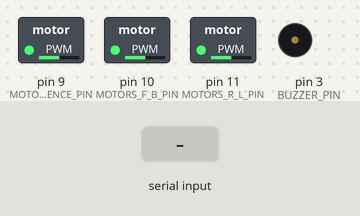
Bench run of a sketch on a simulated Arduino Uno, built with avr-gcc and run on an emulated ATmega328P. Shown: switched loads named in the sketch (green lamp = pin HIGH), buzzer (waves = sounding, pin HIGH). The test bench sets the inputs (shaded band).

Above: at 1.2 s.
1.3 s: "F\n" received over Serial
At 2.5 s:
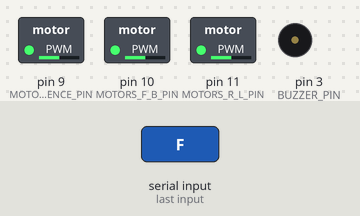
2.8 s: "R\n" received over Serial
At 3.3 s:
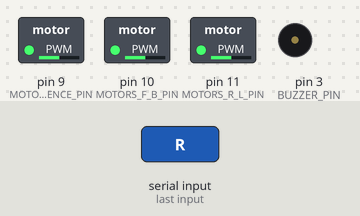
4.3 s: "L\n" received over Serial
At 5.7 s:
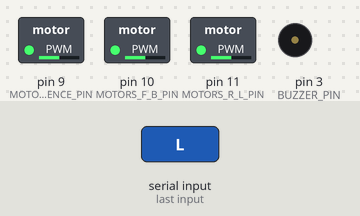
Timing chart, 0 to 7.3 s (numbered marks = the images above; inputs shaded):
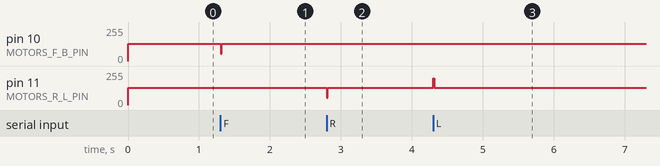

The sketch:

wheelchair.ino
```cpp
#include "Wheelchair.h"
#include "MAX30100_PulseOximeter.h"
/* Global Variables */
int Current_Mode, HeartRate, SPO2, Current_Move, Obstacle_Distance, Temperature;

void setup()
{
  //  pinMode(3,OUTPUT);
  //  pinMode(4,OUTPUT);
  //  digitalWrite(4,LOW);
  //  digitalWrite(3,LOW);
  init_Controller();
  init_Serial();
  init_Current_Mode_Selector();
  init_Obstacle_Avoidance();
  //init_Healthcare_System();
}

void loop()
{
 // delay(10);
//  read_Current_Mode();
  Current_Mode =EYE_GAZE_Mode;
  //  Serial.print("Current mode: ");
  //  switch (Current_Mode)
  //  {
  //    case 1:
  //      Serial.print("BCI_Mode");
  //      break;
  //
  //    case 2:
  //      Serial.print("EYE_GAZE_Mode");
  //      break;
  //
  //    case 3:
  //      Serial.print("ROS_Mode");
  //      break;
  //
  //    case 4:
  //      Serial.print("JOYSTICK_Mode ");
  //      break;
  //  }
 // Serial.print(Current_Mode);
 // send_Data_To_Raspberry();
  //send_Data_To_Uno();
  read_Current_move();
  ///Serial.print("    Current move: ");
  ///Serial.print(Current_Move);
  // check_Obstacle();
  ///Serial.print("    obstaclde distance: ");
  ///Serial.println(Obstacle_Distance);
  //check_Obstacle_Alert();
//  get_Forward_Distance();
//  get_Right_Distance();
  // get_Left_Distance();
//Serial.print("test");
 //get_Left_Distance_Asenq();
//Serial.print("test");
  controller();
  //read_Temperature_Sensor();
  delay(10);
    //read_Oximeter();
  //delay(10);
}
```

Controller.ino
```cpp
static int Joystick_F_B_Value, Joystick_R_L_Value, Joystick_Refrence_Value, Motors_F_B_Value, Motors_R_L_Value;

void init_Controller()
{
  /* Set Motors pins Current_Mode */
  pinMode(MOTORS_REFRENCE_PIN, OUTPUT);
  pinMode(MOTORS_F_B_PIN,      OUTPUT);
  pinMode(MOTORS_R_L_PIN,      OUTPUT);

  /* Set neutral motors voltage */
  analogWrite(MOTORS_REFRENCE_PIN, 128);
  analogWrite(MOTORS_F_B_PIN,      128);
  analogWrite(MOTORS_R_L_PIN,      128);


  /* Set joystick pins Current_Mode */
  pinMode(JOYSTICK_REFRENCE_PIN, INPUT);
  pinMode(JOYSTICK_F_B_PIN,      INPUT);
  pinMode(JOYSTICK_R_L_PIN,      INPUT);
}

void set_Current_Move()
{
  if (Joystick_F_B_Value < (512 - DEAD_BAND) && Joystick_R_L_Value > (512 + DEAD_BAND))
    Current_Move = FORWARD_RIGHT;

  else if (Joystick_F_B_Value > (512 + DEAD_BAND) && Joystick_R_L_Value < (512 - DEAD_BAND))
    Current_Move = FORWARD_LEFT;

  else if (Joystick_F_B_Value < (512 - DEAD_BAND))
    Current_Move = FORWARD;

  else if (Joystick_F_B_Value > (512 + DEAD_BAND))
    Current_Move = BACKWARD;

  else if (Joystick_R_L_Value > (512 + DEAD_BAND))
    Current_Move = RIGHT;

  else if (Joystick_R_L_Value < (512 - DEAD_BAND))
    Current_Move = LEFT;

  else
    Current_Move = STOP;
}

void read_Joystick()
{
  Joystick_Refrence_Value = analogRead(JOYSTICK_REFRENCE_PIN);  // Todo: implement reference value validation function that turn on buzzer in case it is invalid.
  Joystick_F_B_Value      = analogRead(JOYSTICK_F_B_PIN);
  Joystick_R_L_Value      = analogRead(JOYSTICK_R_L_PIN);

  set_Current_Move();
}

void control_Motors_By_Joystick()
{
  analogWrite(MOTORS_F_B_PIN, map(Joystick_F_B_Value, 0, 1023, 0, 255));
  analogWrite(MOTORS_R_L_PIN, map(Joystick_R_L_Value, 0, 1023, 0, 255));
}

void control_Motors_Analog()
{
  switch (Current_Move)
  {
    case FORWARD:
      Motors_F_B_Value += FORWARD_ACCELERATION;
      if (Motors_F_B_Value > 1023)
        Motors_F_B_Value = 1023;

      if (Motors_R_L_Value > 512)                   // Try to set R_L value to 512 instead of gradual decreasing/increasing it.
      {
        Motors_R_L_Value -= NORMAL_TURN_ACCELERATION;
        if (Motors_R_L_Value < 512)
          Motors_R_L_Value = 512;
      }

      else  if (Motors_R_L_Value < 512)
      {
        Motors_R_L_Value += NORMAL_TURN_ACCELERATION;
        if (Motors_R_L_Value > 512)
          Motors_R_L_Value = 512;
      }
      break;

    case RIGHT:
      Motors_R_L_Value += TURN_ACCELERATION;
      if (Motors_R_L_Value > 1023)
        Motors_R_L_Value = 1023;
      break;

    case LEFT:
      Motors_R_L_Value -= TURN_ACCELERATION;
      if (Motors_R_L_Value < 0)
        Motors_R_L_Value = 0;
      break;

    case STOP:
      if (Motors_F_B_Value > 512)
      {
        Motors_F_B_Value -= STOP_ACCELERATION;
        if (Motors_F_B_Value < 512)
          Motors_F_B_Value = 512;
      }

      else if (Motors_F_B_Value < 512)
      {
        Motors_F_B_Value += STOP_ACCELERATION;
        if (Motors_F_B_Value > 512)
          Motors_F_B_Value = 512;
      }

      if (Motors_R_L_Value > 512)
      {
        Motors_R_L_Value -= STOP_ACCELERATION;
        if (Motors_R_L_Value < 512)
          Motors_R_L_Value = 512;
      }

      else if (Motors_R_L_Value < 512)
      {
        Motors_R_L_Value += STOP_ACCELERATION;
        if (Motors_R_L_Value > 512)
          Motors_R_L_Value = 512;
      }
      break;

    case NON:
    default:
      if (Motors_F_B_Value > 512)
      {
        Motors_F_B_Value -= NORMAL_FORWARD_ACCELERATION;
        if (Motors_F_B_Value < 512)
          Motors_F_B_Value = 512;
      }

      else if (Motors_F_B_Value < 512)
      {
        Motors_F_B_Value += NORMAL_FORWARD_ACCELERATION;
        if (Motors_F_B_Value > 512)
          Motors_F_B_Value = 512;
      }

      if (Motors_R_L_Value > 512)
      {
        Motors_R_L_Value -= NORMAL_TURN_ACCELERATION;
        if (Motors_R_L_Value < 512)
          Motors_R_L_Value = 512;
      }

      else  if (Motors_R_L_Value < 512)
      {
        Motors_R_L_Value += NORMAL_TURN_ACCELERATION;
        if (Motors_R_L_Value > 512)
          Motors_R_L_Value = 512;
      }
      break;

  }

  analogWrite(MOTORS_F_B_PIN, map(Motors_F_B_Value, 0, 1023, 200, 56));
  analogWrite(MOTORS_R_L_PIN, map(Motors_R_L_Value, 0, 1023, 200, 56));

}


void controller()
{
  switch (Current_Mode)
  {
    case BCI_Mode:
    case EYE_GAZE_Mode:
      control_Motors_Second_Approach();
     // control_Motors_Analog();
      break;

    case JOYSTICK_Mode:

      control_Motors_By_Joystick();
      break;
  }
}


void read_Current_move()
{
  switch (Current_Mode)
  {
    case ROS_Mode:
      break;

    case BCI_Mode:
    case EYE_GAZE_Mode:
      receive_Data_From_Raspberry();
      break;

    case JOYSTICK_Mode:
      read_Joystick();
      break;
  }
}

void control_Motors_Second_Approach()
{
  switch (Current_Move)
  {
    case FORWARD:
      Motors_F_B_Value = 1023;
      Motors_R_L_Value = 512;
      break;

    case RIGHT:
      Motors_F_B_Value = 512;
      Motors_R_L_Value = 0;
      break;

    case LEFT:
      Motors_F_B_Value = 512;
      Motors_R_L_Value = 1023;
      break;

    case STOP:
      Motors_F_B_Value = 512;
      Motors_R_L_Value = 512;
      break;

  }
  analogWrite(MOTORS_REFRENCE_PIN, 128);
  analogWrite(MOTORS_F_B_PIN, map(Motors_F_B_Value, 0, 1023, 200, 56));
  analogWrite(MOTORS_R_L_PIN, map(Motors_R_L_Value, 0, 1023, 56, 200));
}
```

Healthcare_System.ino
```cpp
/*New*/
#include <Wire.h>
#include "MAX30100_PulseOximeter.h"

 PulseOximeter pox;
static uint32_t tsLastReport = 0;
/*
const unsigned char bitmap [] PROGMEM =
{
  0x00, 0x00, 0x00, 0x00, 0x01, 0x80, 0x18, 0x00, 0x0f, 0xe0, 0x7f, 0x00, 0x3f, 0xf9, 0xff, 0xc0,
  0x7f, 0xf9, 0xff, 0xc0, 0x7f, 0xff, 0xff, 0xe0, 0x7f, 0xff, 0xff, 0xe0, 0xff, 0xff, 0xff, 0xf0,
  0xff, 0xf7, 0xff, 0xf0, 0xff, 0xe7, 0xff, 0xf0, 0xff, 0xe7, 0xff, 0xf0, 0x7f, 0xdb, 0xff, 0xe0,
  0x7f, 0x9b, 0xff, 0xe0, 0x00, 0x3b, 0xc0, 0x00, 0x3f, 0xf9, 0x9f, 0xc0, 0x3f, 0xfd, 0xbf, 0xc0,
  0x1f, 0xfd, 0xbf, 0x80, 0x0f, 0xfd, 0x7f, 0x00, 0x07, 0xfe, 0x7e, 0x00, 0x03, 0xfe, 0xfc, 0x00,
  0x01, 0xff, 0xf8, 0x00, 0x00, 0xff, 0xf0, 0x00, 0x00, 0x7f, 0xe0, 0x00, 0x00, 0x3f, 0xc0, 0x00,
  0x00, 0x0f, 0x00, 0x00, 0x00, 0x06, 0x00, 0x00, 0x00, 0x00, 0x00, 0x00, 0x00, 0x00, 0x00, 0x00
};*/

void onBeatDetected() {
  Serial.println("♥ Beat!");
  if ((SPO2 > 0) && (HeartRate > 0)) {
    //oled.drawBitmap( 60, 20, bitmap, 28, 28, 1);
    //oled.display();
  }
}

void init_Healthcare_System()
{
  pinMode(TEMPERATURE_PIN, INPUT);

  Wire.begin();

 while (!pox.begin());  //Todo: Add buzzer alert in case error during Oximeter beginning.

  // Configure sensor to use 7.6mA for LED drive
  pox.setIRLedCurrent(MAX30100_LED_CURR_7_6MA);

   // Register a callback routine
  pox.setOnBeatDetectedCallback(onBeatDetected);
}

void read_Temperature_Sensor()
{
  static int Temp_Counter = 0;
  Temp_Counter++;

  if (Temp_Counter % Temp_Reading_Interval == 0)
  {
    int Sensor_Value;
    float Temprature_Voltage;

    Sensor_Value = analogRead(TEMPERATURE_PIN);
    Temprature_Voltage = Sensor_Value * ((float)SENSOR_MAX_VOLT_VALUE / LM35_MAX_TEMPERATURE);
    Temperature = Temprature_Voltage * 10;

    if (Temperature < MINIMUM_BODY_TEMPERATURE || Temperature > MAXIMUM_BODY_TEMPERATURE)
      Temperature = INVALID_DATA;
  }
}


void read_Oximeter()
{
 /* static int Oximeter_Reading_Counter = 0;
  Oximeter_Reading_Counter++;

  if (Oximeter_Reading_Counter % Oximeter_Reading_Interval == 0)
  {*/
    pox.update();
	if (millis() - tsLastReport > REPORTING_PERIOD_MS)
	{
    HeartRate = pox.getHeartRate();
    SPO2 = pox.getSpO2();
  //Serial.println(" SPO2: ");
  // Serial.println(pox.getSpO2());
/*
    if (HeartRate < MINIMUM_HUMAN_HEARTRATE || HeartRate > MAXIMUM_HUMAN_HEARTRATE)
      HeartRate = INVALID_DATA;

    if (SPO2 < MINIMUM_HUMAN_SPO2 || SPO2 > MAXIMUM_HUMAN_SPO2)
      SPO2 = INVALID_DATA;
	  */
	tsLastReport = millis();
	//}
  }
}
```

Mode_Selector.ino
```cpp
void init_Current_Mode_Selector()
{
  pinMode(Mode_PIN, INPUT);
}

void read_Current_Mode()
{
  int mode_reading = analogRead(Mode_PIN);

  if (mode_reading < ROS_THRESHOLD)
    Current_Mode = ROS_Mode;

  else if (mode_reading < BCI_THRESHOLD)
    Current_Mode = BCI_Mode;

  else if (mode_reading < EYEGAZE_THRESHOLD)
    Current_Mode = EYE_GAZE_Mode;

  else if (mode_reading <= JOYSTCK_THRESHOLD)
    Current_Mode = JOYSTICK_Mode;
}
```

Obstacle_Avoidance.ino
```cpp
static float Right_Ultrasonic_Value, Left_Ultrasonic_Value, Forward_Ultrasonic_Value;

volatile unsigned long Left_pulse_StartTime = 0;
volatile unsigned long Left_pulse_EndTime = 0;
volatile bool Left_pulse_Detected = false;

void init_Obstacle_Avoidance()
{
  pinMode(TRIG_F, OUTPUT);
  pinMode(ECHO_F, INPUT);
  pinMode(TRIG_R, OUTPUT);
  pinMode(ECHO_R, INPUT);
  pinMode(TRIG_L, OUTPUT);
  pinMode(ECHO_L, INPUT);
  pinMode(BUZZER_PIN, OUTPUT);
 // attachInterrupt(digitalPinToInterrupt(ECHO_L), handleInterrupt, CHANGE);
}

void get_Forward_Distance()
{
  int Duration;
  digitalWrite(TRIG_F, LOW);
  delayMicroseconds(2);
  digitalWrite(TRIG_F, HIGH);
  delayMicroseconds(10);
  digitalWrite(TRIG_F, LOW);
  Duration = pulseIn(ECHO_F, HIGH);
  //  Serial.println("Duration: ");
  //  Serial.println(Duration);
  Forward_Ultrasonic_Value = Duration * 0.034 / 2;

  Serial.print("Forward_Ultrasonic: ");
  Serial.print(Forward_Ultrasonic_Value);
}

void get_Right_Distance()
{
  int Duration;
  digitalWrite(TRIG_R, LOW);
  delayMicroseconds(2);
  digitalWrite(TRIG_R, HIGH);
  delayMicroseconds(10);
  digitalWrite(TRIG_R, LOW);
  Duration = pulseIn(ECHO_R, HIGH);
  Right_Ultrasonic_Value = Duration * 0.034 / 2;

  //  Serial.println("Duration: ");
  //  Serial.println(Duration);
  Serial.print("  Right_Ultrasonic: ");
  Serial.print(Right_Ultrasonic_Value);
}
void get_Left_Distance_Asenq()
{
  digitalWrite(TRIG_L, LOW);
  delayMicroseconds(2);
  digitalWrite(TRIG_L, HIGH);
  delayMicroseconds(10);
  digitalWrite(TRIG_L, LOW);
  while (!Left_pulse_Detected)
  {
    pox.update();
    // You can add additional code here if needed
  }
  unsigned long Left_pulse_Duration = Left_pulse_EndTime - Left_pulse_StartTime;

  // Calculate the distance in centimeters
  unsigned int distance = Left_pulse_Duration * 0.034 / 2;
  Left_pulse_Detected = false;
  Serial.print("  Left_Ultrasonic_Value: ");
  Serial.println(distance);
}
void handleInterrupt()
{
  // Check if the Echo pin is HIGH (rising edge)
  if (digitalRead(ECHO_L) == HIGH)
  {
    Left_pulse_StartTime = micros();  // Record the pulse start time
  }
  else
  {
    Left_pulse_EndTime = micros();    // Record the pulse end time
    Left_pulse_Detected = true;       // Set the pulse detection flag
  }
}
int pulseInCustom(uint8_t pin, uint8_t state, unsigned long timeout = 1000000)
{
  unsigned long startTime = micros();  // Start time of the pulse
  unsigned long timeoutEndTime = startTime + timeout;  // End time for the timeout
  unsigned long pulseDuration = 0;  // Duration of the pulse

  // Wait for the pulse to start
  while (digitalRead(pin) != state) {
  //  pox.update();
    if (micros() > timeoutEndTime) {
      // Timeout occurred
      return 0;
    }
  }

  // Measure the pulse duration
  while (digitalRead(pin) == state) {
    // pox.update();
    pulseDuration = micros() - startTime;
    if (pulseDuration > timeout) {
      // Timeout occurred
      return 0;
    }
  }

  return pulseDuration;
}
void get_Left_Distance()
{
  int Duration;
  digitalWrite(TRIG_L, LOW);
  delayMicroseconds(2);
  digitalWrite(TRIG_L, HIGH);
  delayMicroseconds(10);
  digitalWrite(TRIG_L, LOW);
  //Duration = pulseIn(ECHO_L, HIGH);
   // Duration = pulseInCustom( ECHO_L, HIGH,1000000);
  Left_Ultrasonic_Value = Duration * 0.034 / 2;
  //  Serial.println("Duration: ");
  //  Serial.println(Duration);
  Serial.print("  Left_Ultrasonic_Value: ");
  Serial.println(Left_Ultrasonic_Value);
}

void check_Obstacle()
{
  switch (Current_Move)
  {
    case FORWARD:
      get_Forward_Distance();
      compare_Threshold(Forward_Ultrasonic_Value);
      break;

    case BACKWARD:
    case STOP:
      Obstacle_Distance = -1;
      break;

    case RIGHT:
      get_Right_Distance();
      compare_Threshold(Right_Ultrasonic_Value);
      break;

    case LEFT:
      get_Left_Distance();
      compare_Threshold(Left_Ultrasonic_Value);
      break;

    case FORWARD_RIGHT:
      get_Forward_Distance();
      get_Right_Distance();
      compare_Threshold (min(Forward_Ultrasonic_Value, Right_Ultrasonic_Value));
      break;

    case FORWARD_LEFT:
      get_Forward_Distance();
      get_Left_Distance();
      compare_Threshold (min(Forward_Ultrasonic_Value, Left_Ultrasonic_Value));
      break;
  }
}

void compare_Threshold(float Distance_Value)
{
  if (Distance_Value < OBSTACLE_THRESHOLD)
    Obstacle_Distance = Distance_Value;
  else
    Obstacle_Distance = -1;
}


void check_Obstacle_Alert()
{
  if (Obstacle_Distance != -1)
  {
    int Volume_Level = map(Obstacle_Distance, 0, OBSTACLE_THRESHOLD, BUZZER_MAXIMUM_TONE, BUZZER_MINIMUM_TONE);
    analogWrite(BUZZER_PIN, Volume_Level);
  }
  else
    analogWrite(BUZZER_PIN, 0);
}

void start_Error_Alert()
{
  analogWrite(BUZZER_PIN, 200);
  delay(500);
  analogWrite(BUZZER_PIN, 0);
  delay(500);
}
```

Serial_Communication.ino
```cpp
#include <SoftwareSerial.h>


/* UART Communication Definition */
SoftwareSerial UNOSerial(10,11);
SoftwareSerial RpiSerial(14,15);

void init_Serial()
{
  Serial.begin(9600);
 // Serial3.begin(SERIAL_BAUDRATE);    // Initialize Mega's serial port to communicate with R-pi.
 // UNOSerial.begin(UNO_BAUDRATE);
 // RpiSerial.begin(RPI_BAUDRATE);
}

void send_Data_To_Raspberry()
{
  String Message = create_Formatted_Msg();
 // RpiSerial.write(Message.c_str());
  Serial.write(Message.c_str());
  //Serial.print(" Msg: ");
  //Serial.print(Message);
}


void send_Data_To_Uno()
{
  UNOSerial.write(Current_Mode);
}

String create_Formatted_Msg()
{
  String ID_String = String(WHEELCHAIR_ID);
  String Current_Mode_String = String(Current_Mode);
  String Temperature_String = String(Temperature);
  String HeartRate_String = String(HeartRate);
  String SPO2_String = String(SPO2);

  // Format Message: #ID#Current_Mode#Temperature#Heartrate#SPO2#
  String FormattedMessage = '#' + ID_String + '#' + Current_Mode_String + '#' + Temperature_String + '#' + HeartRate_String + '#' + SPO2_String + '#'+'\n' ;

  return FormattedMessage;
}

void receive_Data_From_Raspberry()
{
  char input;
  if (Serial.available())
  {
    input = Serial.read();
    switch (input)
    {
      case'F':
        Current_Move = FORWARD;
       // digitalWrite(3,HIGH);
        break;

      case'R':
        Current_Move = RIGHT;
        break;

      case'L':
        Current_Move = LEFT;
        break;

      case'S':
        Current_Move = STOP;
      //  digitalWrite(3,LOW);
        break;

      case'N':
      default:
        Current_Move = STOP; //non
        break;
    }
     // Serial.print("  ");
      //Serial.print(input);
      //Serial.print("  ");
  }
  else
  {
  //Serial.print(" ... ");
  //Current_Move = NON;
 // Current_Move = STOP;
  }
}
```

Wheelchair.h
```cpp
#ifndef WHEELCHAIR_H_
#define WHEELCHAIR_H_

/*************************** Pins Definition **************************/

/* Joystick Pins */
#define JOYSTICK_REFRENCE_PIN   A0   // Could be neglected as it is fixed value
#define JOYSTICK_F_B_PIN        A1
#define JOYSTICK_R_L_PIN        A2

/* Wheelchair Motors Pins */
#define MOTORS_REFRENCE_PIN     9   // Could be neglected as it is fixed value
#define MOTORS_F_B_PIN          10  //10 for uno
#define MOTORS_R_L_PIN          11  //11 for uno

/* Healthcare System Pins */
#define TEMPERATURE_PIN         A3
#define OXIMETER_I2C_SDA        20 // for mega  //A4 for nano
#define OXIMETER_I2C_SCL        21 // for mega  //A5 for nano

/* Obstacle Avoidance Pins */
#define TRIG_L                  6
#define ECHO_L                  18
#define TRIG_R                  7
#define ECHO_R                  19
#define TRIG_F                  8
#define ECHO_F                  2
#define BUZZER_PIN              3

/* Mode Selector Pins */
#define Mode_PIN                A4

/*bluetooth module*/
/* 4 >> rx
   5 >> tx
*/

/************************ Variables Definition ************************/

/**** Current_Mode definition *****/
#define BCI_Mode        1
#define EYE_GAZE_Mode   2
#define ROS_Mode        3
#define JOYSTICK_Mode   4
/**********************************/

/**** Movement definition *****/
#define STOP             0
#define FORWARD          1
#define BACKWARD  		   2
#define RIGHT            3
#define LEFT             4
#define FORWARD_RIGHT    5
#define FORWARD_LEFT     6
#define NON              7
/******************************/

#endif // WHEELCHAIR_H_
```

Source omitted: Config.ino (1643 bytes)

Measured:
- after the input at 1.3 s, pin 10 (MOTORS_F_B_PIN): 128/255 → 56/255 at once, → 128/255 0.01 s later
- after the input at 2.8 s, pin 11 (MOTORS_R_L_PIN): 128/255 → 56/255 at once, → 128/255 0.01 s later
- after the input at 4.3 s, pin 11 (MOTORS_R_L_PIN): 128/255 → 200/255 at once, → 128/255 0.01 s later
